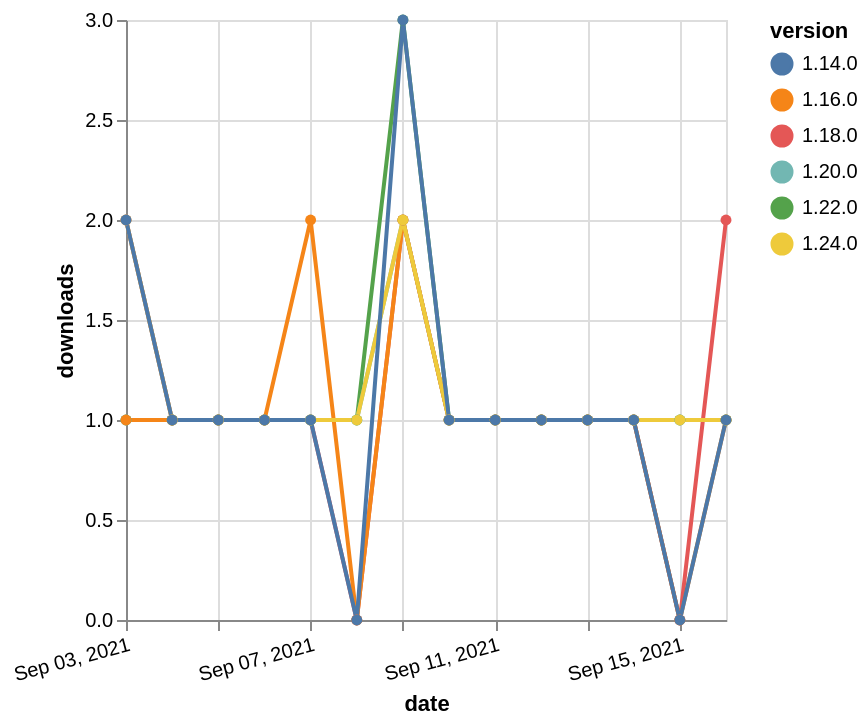

Express this chart as Vega-Lite.
### Vega-Lite specification from a JSON file in a GitHub repository (floating-point values rounded to 4 significant figures)
{"$schema": "https://vega.github.io/schema/vega-lite/v5.json", "description": "A simple bar chart with embedded data.", "data": {"values": [{"date": "2021-09-03", "total": 188, "delta": 2, "version": "1.18.0"}, {"date": "2021-09-04", "total": 189, "delta": 1, "version": "1.18.0"}, {"date": "2021-09-05", "total": 190, "delta": 1, "version": "1.18.0"}, {"date": "2021-09-06", "total": 191, "delta": 1, "version": "1.18.0"}, {"date": "2021-09-07", "total": 192, "delta": 1, "version": "1.18.0"}, {"date": "2021-09-08", "total": 192, "delta": 0, "version": "1.18.0"}, {"date": "2021-09-09", "total": 194, "delta": 2, "version": "1.18.0"}, {"date": "2021-09-10", "total": 195, "delta": 1, "version": "1.18.0"}, {"date": "2021-09-11", "total": 196, "delta": 1, "version": "1.18.0"}, {"date": "2021-09-12", "total": 197, "delta": 1, "version": "1.18.0"}, {"date": "2021-09-13", "total": 198, "delta": 1, "version": "1.18.0"}, {"date": "2021-09-14", "total": 199, "delta": 1, "version": "1.18.0"}, {"date": "2021-09-15", "total": 199, "delta": 0, "version": "1.18.0"}, {"date": "2021-09-16", "total": 201, "delta": 2, "version": "1.18.0"}, {"date": "2021-09-03", "total": 181, "delta": 1, "version": "1.22.0"}, {"date": "2021-09-04", "total": 182, "delta": 1, "version": "1.22.0"}, {"date": "2021-09-05", "total": 183, "delta": 1, "version": "1.22.0"}, {"date": "2021-09-06", "total": 184, "delta": 1, "version": "1.22.0"}, {"date": "2021-09-07", "total": 185, "delta": 1, "version": "1.22.0"}, {"date": "2021-09-08", "total": 186, "delta": 1, "version": "1.22.0"}, {"date": "2021-09-09", "total": 189, "delta": 3, "version": "1.22.0"}, {"date": "2021-09-10", "total": 190, "delta": 1, "version": "1.22.0"}, {"date": "2021-09-11", "total": 191, "delta": 1, "version": "1.22.0"}, {"date": "2021-09-12", "total": 192, "delta": 1, "version": "1.22.0"}, {"date": "2021-09-13", "total": 193, "delta": 1, "version": "1.22.0"}, {"date": "2021-09-14", "total": 194, "delta": 1, "version": "1.22.0"}, {"date": "2021-09-15", "total": 195, "delta": 1, "version": "1.22.0"}, {"date": "2021-09-16", "total": 196, "delta": 1, "version": "1.22.0"}, {"date": "2021-09-03", "total": 161, "delta": 1, "version": "1.20.0"}, {"date": "2021-09-04", "total": 162, "delta": 1, "version": "1.20.0"}, {"date": "2021-09-05", "total": 163, "delta": 1, "version": "1.20.0"}, {"date": "2021-09-06", "total": 164, "delta": 1, "version": "1.20.0"}, {"date": "2021-09-07", "total": 165, "delta": 1, "version": "1.20.0"}, {"date": "2021-09-08", "total": 166, "delta": 1, "version": "1.20.0"}, {"date": "2021-09-09", "total": 168, "delta": 2, "version": "1.20.0"}, {"date": "2021-09-10", "total": 169, "delta": 1, "version": "1.20.0"}, {"date": "2021-09-11", "total": 170, "delta": 1, "version": "1.20.0"}, {"date": "2021-09-12", "total": 171, "delta": 1, "version": "1.20.0"}, {"date": "2021-09-13", "total": 172, "delta": 1, "version": "1.20.0"}, {"date": "2021-09-14", "total": 173, "delta": 1, "version": "1.20.0"}, {"date": "2021-09-15", "total": 174, "delta": 1, "version": "1.20.0"}, {"date": "2021-09-16", "total": 175, "delta": 1, "version": "1.20.0"}, {"date": "2021-09-03", "total": 200, "delta": 1, "version": "1.16.0"}, {"date": "2021-09-04", "total": 201, "delta": 1, "version": "1.16.0"}, {"date": "2021-09-05", "total": 202, "delta": 1, "version": "1.16.0"}, {"date": "2021-09-06", "total": 203, "delta": 1, "version": "1.16.0"}, {"date": "2021-09-07", "total": 205, "delta": 2, "version": "1.16.0"}, {"date": "2021-09-08", "total": 205, "delta": 0, "version": "1.16.0"}, {"date": "2021-09-09", "total": 207, "delta": 2, "version": "1.16.0"}, {"date": "2021-09-10", "total": 208, "delta": 1, "version": "1.16.0"}, {"date": "2021-09-11", "total": 209, "delta": 1, "version": "1.16.0"}, {"date": "2021-09-12", "total": 210, "delta": 1, "version": "1.16.0"}, {"date": "2021-09-13", "total": 211, "delta": 1, "version": "1.16.0"}, {"date": "2021-09-14", "total": 212, "delta": 1, "version": "1.16.0"}, {"date": "2021-09-15", "total": 212, "delta": 0, "version": "1.16.0"}, {"date": "2021-09-16", "total": 213, "delta": 1, "version": "1.16.0"}, {"date": "2021-09-03", "total": 122, "delta": 2, "version": "1.24.0"}, {"date": "2021-09-04", "total": 123, "delta": 1, "version": "1.24.0"}, {"date": "2021-09-05", "total": 124, "delta": 1, "version": "1.24.0"}, {"date": "2021-09-06", "total": 125, "delta": 1, "version": "1.24.0"}, {"date": "2021-09-07", "total": 126, "delta": 1, "version": "1.24.0"}, {"date": "2021-09-08", "total": 127, "delta": 1, "version": "1.24.0"}, {"date": "2021-09-09", "total": 129, "delta": 2, "version": "1.24.0"}, {"date": "2021-09-10", "total": 130, "delta": 1, "version": "1.24.0"}, {"date": "2021-09-11", "total": 131, "delta": 1, "version": "1.24.0"}, {"date": "2021-09-12", "total": 132, "delta": 1, "version": "1.24.0"}, {"date": "2021-09-13", "total": 133, "delta": 1, "version": "1.24.0"}, {"date": "2021-09-14", "total": 134, "delta": 1, "version": "1.24.0"}, {"date": "2021-09-15", "total": 135, "delta": 1, "version": "1.24.0"}, {"date": "2021-09-16", "total": 136, "delta": 1, "version": "1.24.0"}, {"date": "2021-09-03", "total": 393, "delta": 2, "version": "1.14.0"}, {"date": "2021-09-04", "total": 394, "delta": 1, "version": "1.14.0"}, {"date": "2021-09-05", "total": 395, "delta": 1, "version": "1.14.0"}, {"date": "2021-09-06", "total": 396, "delta": 1, "version": "1.14.0"}, {"date": "2021-09-07", "total": 397, "delta": 1, "version": "1.14.0"}, {"date": "2021-09-08", "total": 397, "delta": 0, "version": "1.14.0"}, {"date": "2021-09-09", "total": 400, "delta": 3, "version": "1.14.0"}, {"date": "2021-09-10", "total": 401, "delta": 1, "version": "1.14.0"}, {"date": "2021-09-11", "total": 402, "delta": 1, "version": "1.14.0"}, {"date": "2021-09-12", "total": 403, "delta": 1, "version": "1.14.0"}, {"date": "2021-09-13", "total": 404, "delta": 1, "version": "1.14.0"}, {"date": "2021-09-14", "total": 405, "delta": 1, "version": "1.14.0"}, {"date": "2021-09-15", "total": 405, "delta": 0, "version": "1.14.0"}, {"date": "2021-09-16", "total": 406, "delta": 1, "version": "1.14.0"}]}, "width": "container", "mark": {"type": "line", "point": {"filled": true}}, "encoding": {"x": {"field": "date", "type": "temporal", "timeUnit": "yearmonthdate", "title": "date", "axis": {"labelAngle": -15}}, "y": {"field": "delta", "type": "quantitative", "title": "downloads"}, "color": {"field": "version", "type": "nominal"}, "tooltip": {"field": "delta"}}}
